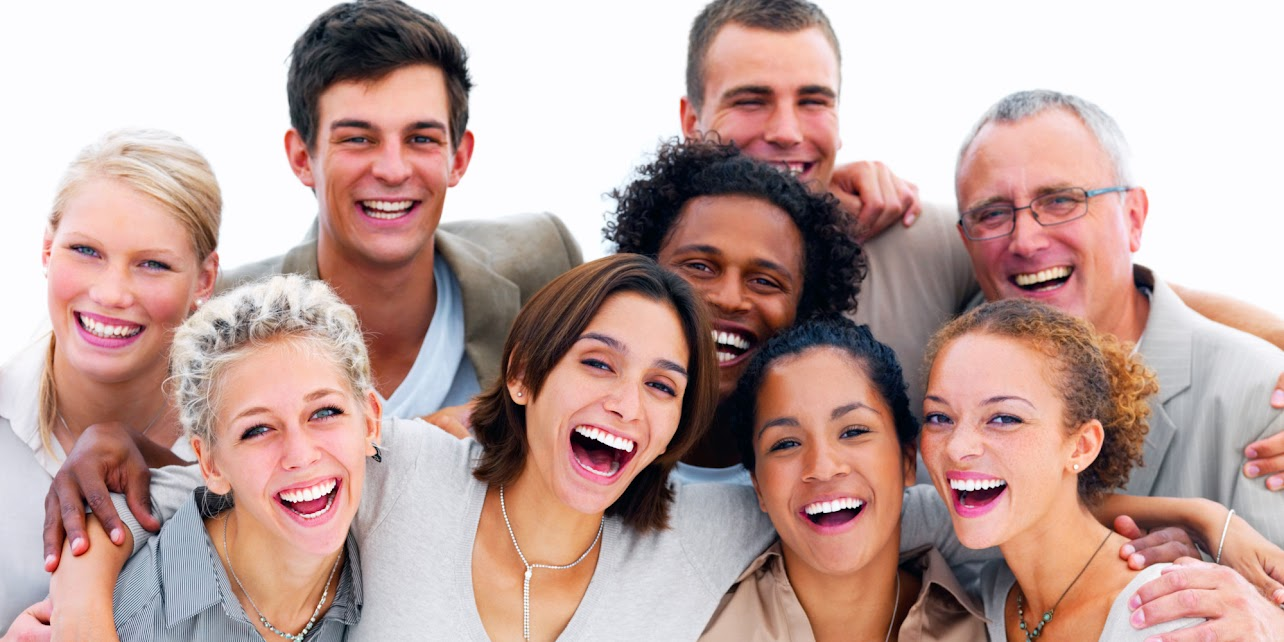
#> input picture image1.jpg, 1284 x 642 px
$ python code.py
#> lines starting #> are read from the running program, lines starting #| are printed output that depends on the picture; after the words box and inside, x2 and y2 are one past the last pixel; in counts of white or black regions, pixels touching at a corner belong together
import cv2
import os

trained_smile_data = cv2.CascadeClassifier('HaarcascadeFiles/Smile.xml')
trained_face_data = cv2.CascadeClassifier(
    'HaarcascadeFiles/haarcascade_frontalface_default.xml')

image_files = ['image1.jpg', 'image2.jpg', 'image3.jpg', 'image4.jpg', 'image5.jpg']

for file in image_files:
    img = cv2.imread(file)
#> img is the input picture: shape (642, 1284, 3); mean B, G, R 158.4, 163.8, 192
    if img is None:
        continue

    grayscaled_img = cv2.cvtColor(img, cv2.COLOR_BGR2GRAY)
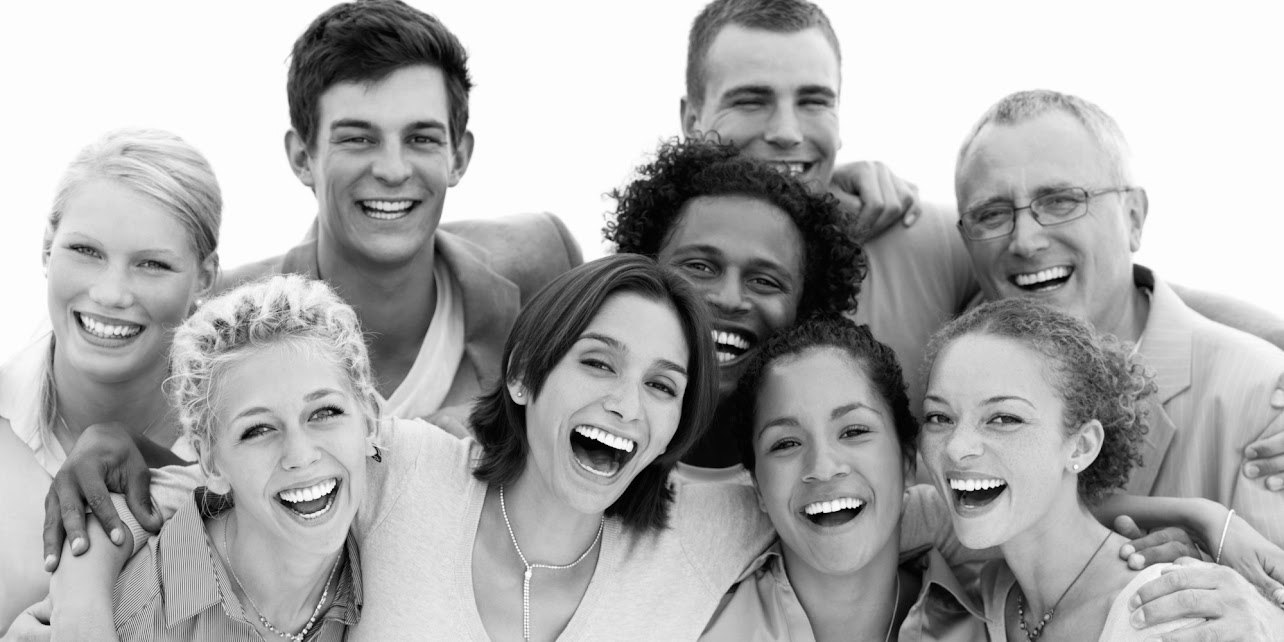
#> grayscaled_img: shape (642, 1284); min 0, max 255, mean 171.6

    face_coordinates = trained_face_data.detectMultiScale(grayscaled_img)
#> face_coordinates = [[798, 544, 97, 97], [708, 41, 155, 155], [294, 65, 187, 187], [26, 190, 184, 184], [655, 209, 161, 161], [732, 366, 185, 185], [944, 145, 166, 166], [540, 306, 176, 176], [870, 335, 220, 220], [187, 210, 173, 173], [190, 341, 214, 214]]

    for (x, y, width, height) in face_coordinates:

        roi_gray = grayscaled_img[y:y+height, x:x+width]

        smile_coordinates = trained_smile_data.detectMultiScale(
            roi_gray, scaleFactor=1.7, minNeighbors=20)

        if len(smile_coordinates) > 0:

            font = cv2.FONT_HERSHEY_SIMPLEX
            cv2.putText(img, 'Sorriso', (x, y - 10), font, 0.7, (0, 255, 0), 2, cv2.LINE_AA)

            for (a, b, c, d) in smile_coordinates:
                cv2.rectangle(img, (x + a, y + b), (x + a + c, y + b + d), (0, 255, 0), 2)
#> this loop made 11 passes
#> (x, y, width, height, smile_coordinates) on passes 3, 4, 6, 7, 11: (294, 65, 187, 187, [[44, 116, 104, 52]]), (26, 190, 184, 184, [[34, 114, 104, 52]]), (732, 366, 185, 185, [[47, 118, 104, 52]]), (944, 145, 166, 166, [[45, 104, 104, 52]]), (190, 341, 214, 214, [[66, 132, 104, 52]])
#> pass 1, `roi_gray = grayscaled_img[y:y+height, x:x+width]`:
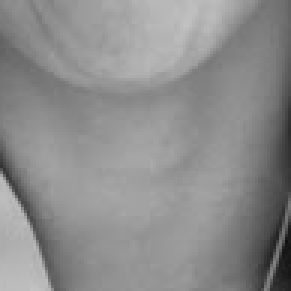
#> roi_gray: shape (97, 97) (shown 3 times larger); min 16, max 195, mean 140.5
#> pass 2, `roi_gray = grayscaled_img[y:y+height, x:x+width]`:
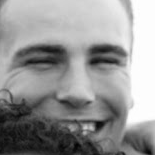
#> roi_gray: shape (155, 155); min 3, max 255, mean 149.4
#> pass 3, `roi_gray = grayscaled_img[y:y+height, x:x+width]`:
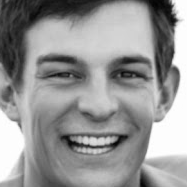
#> roi_gray: shape (187, 187); min 2, max 255, mean 149.2
#> after the loop:
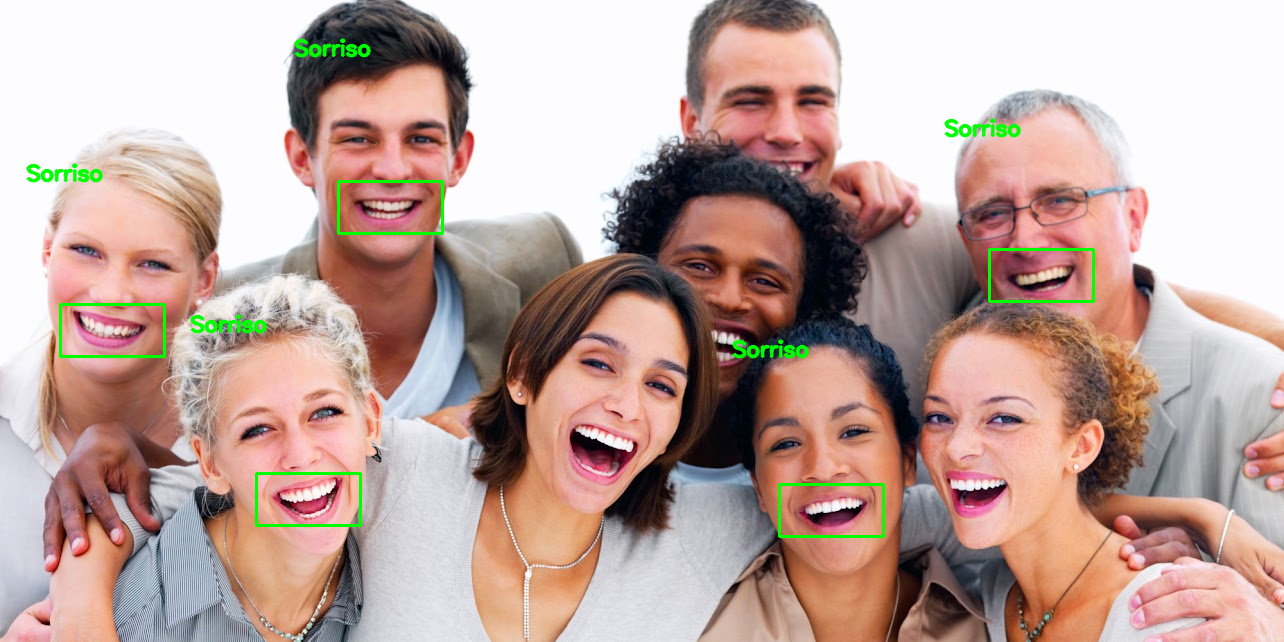
#> img: shape (642, 1284, 3); 1.17% of pixels changed, all inside (x1, y1, x2, y2) = (25, 38, 1095, 538)
#> after the loop:
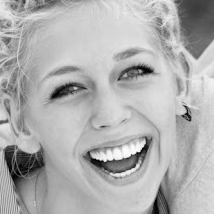
#> roi_gray: shape (214, 214); min 0, max 252, mean 175.2

    new_img = cv2.resize(img, (720, 480))
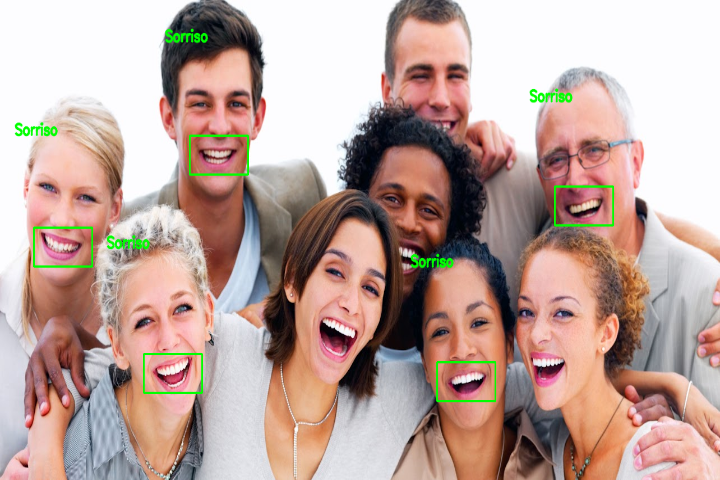
#> new_img: shape (480, 720, 3); mean B, G, R 157.1, 164.9, 190.2
    cv2.imshow("Image Smile Detection", new_img)

    key = cv2.waitKey(0)
#> (key Esc is pressed here)

    if key == 81 or key == 113:
        break
#> pass 2 of the loop `for file in image_files:`:
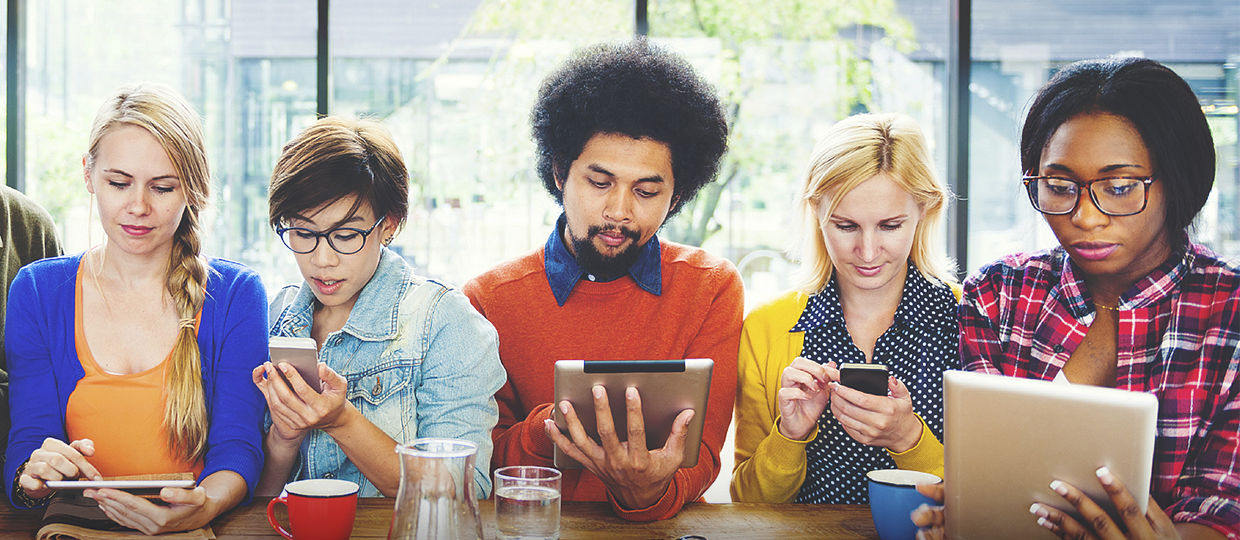
#> input picture image2.jpg, 1240 x 540 px
#> img is the input picture: shape (540, 1240, 3); mean B, G, R 146.5, 151.6, 167.6
#> `grayscaled_img = cv2.cvtColor(img, cv2.COLOR_BGR2GRAY)`:
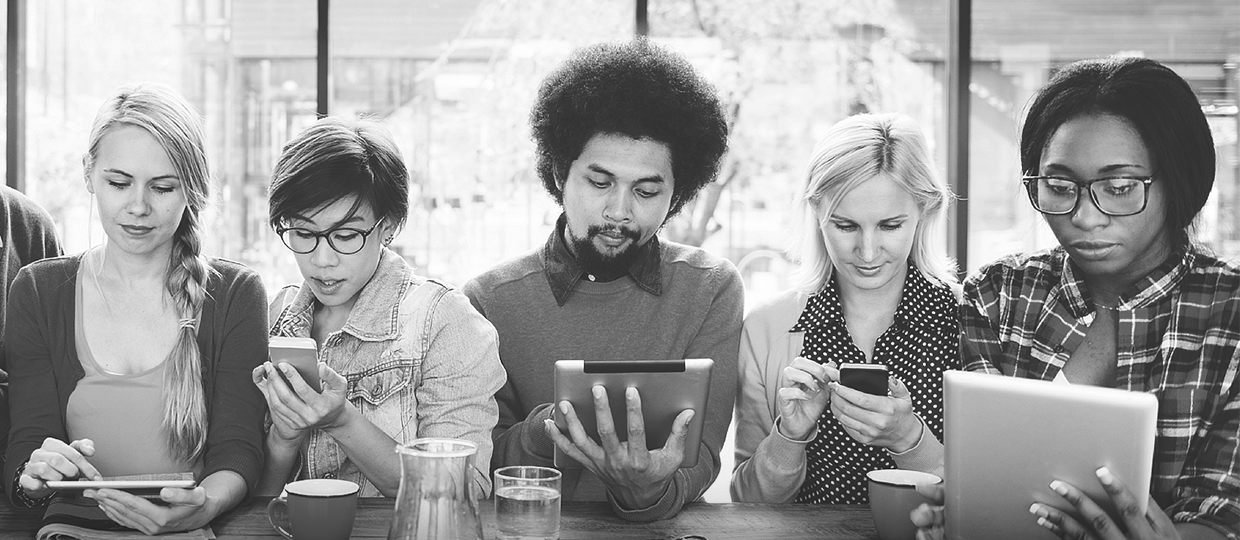
#> grayscaled_img: shape (540, 1240); min 3, max 255, mean 155.8
#> face_coordinates = [[85, 143, 108, 108], [838, 264, 68, 68], [813, 184, 110, 110], [1071, 135, 102, 102], [555, 134, 133, 133], [714, 157, 128, 128], [254, 171, 159, 159], [1012, 116, 164, 164]]
#> the loop `for (x, y, width, height) in face_coordinates: ` made 8 passes
#> `new_img = cv2.resize(img, (720, 480))`:
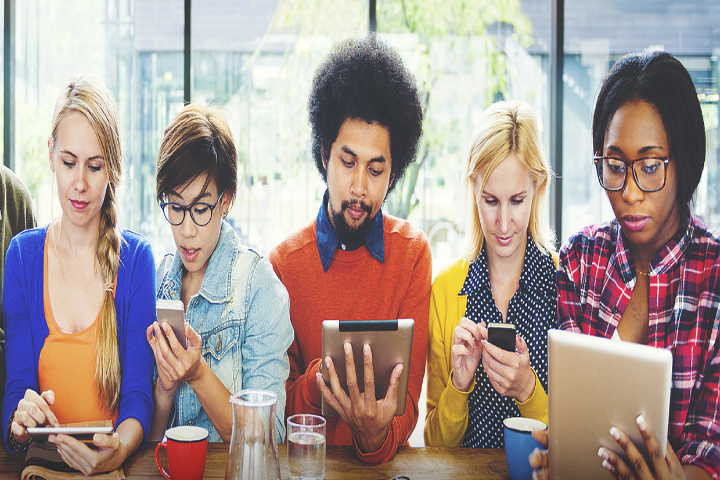
#> new_img: shape (480, 720, 3); mean B, G, R 146.4, 151.5, 167.4
#> (key Enter is pressed here)

cv2.destroyAllWindows()
